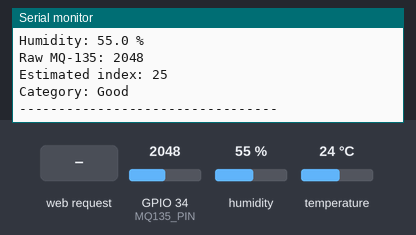
Simulated run of this sketch. Board: ESP32. Parts: the last lines printed to the serial monitor. Inputs (shaded band) come from the test bench; at power-on: GPIO 34 (MQ135_PIN) = 2048, humidity 55 %, temperature 24 °C (analog values on the 0–4095 scale). WiFi joins after 1.5 s; servers stay silent unless stated.

Above: at 3.7 s.
3.8 s: GPIO 34 (MQ135_PIN) set to 3603
At 5.3 s:
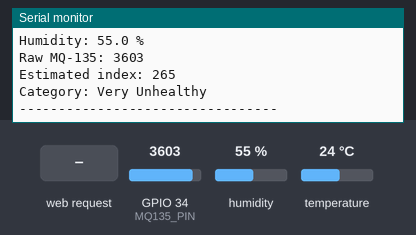
8.1 s: HTTP request GET /api/data received
At 8.6 s:
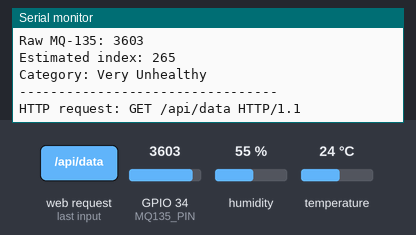
9.6 s: GPIO 34 (MQ135_PIN) set to 4095
At 11.4 s:
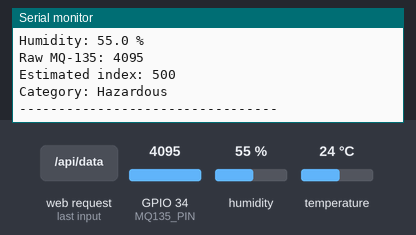
14.1 s: humidity set to 22 %
15.6 s: temperature set to 12 °C
17.1 s: humidity set to 40 %
Timing chart, 0 to 19.6 s (numbered marks = the images above; inputs shaded):
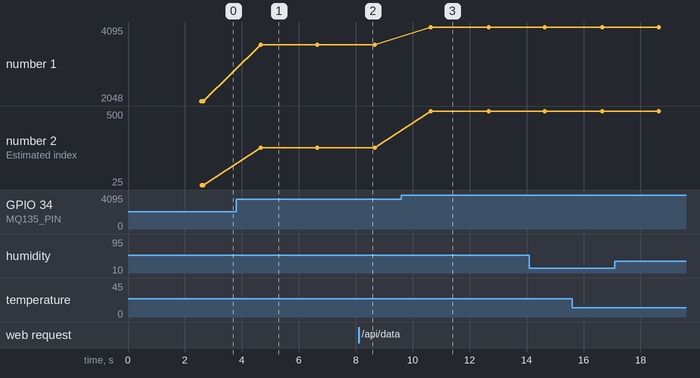

The sketch:

esp32_code.ino
```cpp
#include <WiFi.h>
#include <DHT.h>

// ==================================================
// 1. WI-FI CREDENTIALS
// ==================================================

// Include secrets.h if present (copy secrets.h.example or generated from .env)
#if __has_include("secrets.h")
#include "secrets.h"
#endif

#ifndef WIFI_SSID
#define WIFI_SSID "YOUR_WIFI_SSID"
#endif

#ifndef WIFI_PASSWORD
#define WIFI_PASSWORD "YOUR_WIFI_PASSWORD"
#endif

const char* ssid = WIFI_SSID;
const char* password = WIFI_PASSWORD;

// ==================================================
// 2. SENSOR CONFIGURATION
// ==================================================

#define DHT_PIN 4
#define DHT_TYPE DHT11
#define MQ135_PIN 34

DHT dht(DHT_PIN, DHT_TYPE);

// ==================================================
// 3. REST API SERVER
// ==================================================

WiFiServer server(80);

// ==================================================
// 4. SENSOR DATA
// ==================================================

float temperature = 0.0;
float humidity = 0.0;

int rawGas = 0;

// This is an estimated project-specific index,
// NOT an official AQI measurement.
int estimatedAQI = 0;

String airQuality = "Starting";
bool dhtValid = false;

// Set this from your observed baseline readings.
int cleanAirBaseline = 3350;

// ==================================================
// 5. AQI-STYLE ESTIMATE
// ==================================================

int calculateAQI(int gasValue) {
  int difference = gasValue - cleanAirBaseline;

  if (difference <= 0) {
    return 25;
  }

  int value = map(difference, 0, 500, 25, 500);
  return constrain(value, 25, 500);
}

String getAirQuality(int value) {
  if (value <= 50)  return "Good";
  if (value <= 100) return "Moderate";
  if (value <= 150) return "Sensitive";
  if (value <= 200) return "Unhealthy";
  if (value <= 300) return "Very Unhealthy";
  return "Hazardous";
}

// ==================================================
// 6. READ SENSORS
// ==================================================

void readSensors() {
  float newHumidity = dht.readHumidity();
  float newTemperature = dht.readTemperature();

  if (!isnan(newHumidity) && !isnan(newTemperature)) {
    humidity = newHumidity;
    temperature = newTemperature;
    dhtValid = true;
  } else {
    dhtValid = false;
    Serial.println("Warning: DHT11 reading failed");
  }

  // Average several ADC samples to reduce random noise.
  long total = 0;

  for (int i = 0; i < 10; i++) {
    total += analogRead(MQ135_PIN);
    delay(5);
  }

  rawGas = total / 10;

  estimatedAQI = calculateAQI(rawGas);
  airQuality = getAirQuality(estimatedAQI);

  Serial.println("\n---------- SENSOR DATA ----------");

  if (dhtValid) {
    Serial.printf("Temperature: %.1f C\n", temperature);
    Serial.printf("Humidity: %.1f %%\n", humidity);
  } else {
    Serial.println("Temperature/Humidity: unavailable");
  }

  Serial.printf("Raw MQ-135: %d\n", rawGas);
  Serial.printf("Estimated index: %d\n", estimatedAQI);
  Serial.printf("Category: %s\n", airQuality.c_str());

  Serial.println("---------------------------------");
}

// ==================================================
// 7. SEND JSON RESPONSE
// ==================================================

void sendJSON(WiFiClient &client) {
  String json = "{";

  json += "\"temperature\":";
  json += dhtValid ? String(temperature, 1) : "null";

  json += ",\"humidity\":";
  json += dhtValid ? String(humidity, 1) : "null";

  json += ",\"raw_gas\":";
  json += String(rawGas);

  json += ",\"aqi\":";
  json += String(estimatedAQI);

  json += ",\"air_quality\":\"";
  json += airQuality;
  json += "\"";

  json += ",\"aqi_type\":\"estimated_mq135_index\"";
  json += "}";

  client.println("HTTP/1.1 200 OK");
  client.println("Content-Type: application/json");
  client.println("Cache-Control: no-store");
  client.println("Access-Control-Allow-Origin: *");
  client.println("Connection: close");
  client.println();
  client.println(json);
}

// ==================================================
// 8. HANDLE HTTP REQUEST
// ==================================================

void handleRequests() {
  WiFiClient client = server.available();

  if (!client) {
    return;
  }

  client.setTimeout(1000);

  unsigned long start = millis();

  while (client.connected() &&
         !client.available() &&
         millis() - start < 1500) {
    delay(1);
  }

  if (!client.available()) {
    client.stop();
    return;
  }

  String request = client.readStringUntil('\n');
  request.trim();

  Serial.print("HTTP request: ");
  Serial.println(request);

  if (request.startsWith("GET /api/data ")) {
    sendJSON(client);
  } else if (request.startsWith("GET / ")) {
    client.println("HTTP/1.1 200 OK");
    client.println("Content-Type: text/plain");
    client.println("Connection: close");
    client.println();
    client.println("ESP32 Air Quality Monitoring REST API");
    client.println("Endpoint: /api/data");
  } else {
    client.println("HTTP/1.1 404 Not Found");
    client.println("Content-Type: application/json");
    client.println("Connection: close");
    client.println();
    client.println("{\"error\":\"Endpoint not found\"}");
  }

  client.stop();
}

// ==================================================
// 9. SETUP
// ==================================================

void setup() {
  Serial.begin(115200);
  delay(1000);

  Serial.println("\nESP32 Air Quality Monitor");

  dht.begin();
  analogReadResolution(12);

  WiFi.mode(WIFI_STA);
  WiFi.begin(ssid, password);

  Serial.print("Connecting to hotspot");

  int attempts = 0;

  while (WiFi.status() != WL_CONNECTED && attempts < 40) {
    delay(500);
    Serial.print(".");
    attempts++;
  }

  Serial.println();

  if (WiFi.status() == WL_CONNECTED) {
    Serial.println("Wi-Fi connected!");
    Serial.print("ESP32 IP: ");
    Serial.println(WiFi.localIP());

    server.begin();

    Serial.println("REST API started");
    Serial.print("JSON URL: http://");
    Serial.print(WiFi.localIP());
    Serial.println("/api/data");
  } else {
    Serial.println("Wi-Fi connection failed.");
    Serial.println("Check hotspot name, password and 2.4 GHz support.");
  }

  readSensors();
}

// ==================================================
// 10. MAIN LOOP
// ==================================================

void loop() {
  handleRequests();

  // Reconnect if the hotspot temporarily disconnects.
  static unsigned long lastReconnectAttempt = 0;

  if (WiFi.status() != WL_CONNECTED &&
      millis() - lastReconnectAttempt >= 5000) {
    lastReconnectAttempt = millis();
    Serial.println("Wi-Fi disconnected; reconnecting...");
    WiFi.reconnect();
  }

  // Refresh sensor values every 2 seconds.
  static unsigned long lastSensorRead = 0;

  if (millis() - lastSensorRead >= 2000) {
    lastSensorRead = millis();
    readSensors();
  }

  delay(1);
}
```

Measured:
- after the input at 3.8 s, the serial monitor: prints a new line after 0.86 s (image 1)
- after the input at 8.1 s, the serial monitor: prints a new line at once (image 2)
- after the input at 9.6 s, the serial monitor: prints a new line after 1.0 s (image 3)
- plotted number 1: 2048 → 3603 after the input at 3.8 s, 3603 → 4095 after the input at 9.6 s
- plotted number 2: 25 → 265 after the input at 3.8 s, 265 → 500 after the input at 9.6 s
